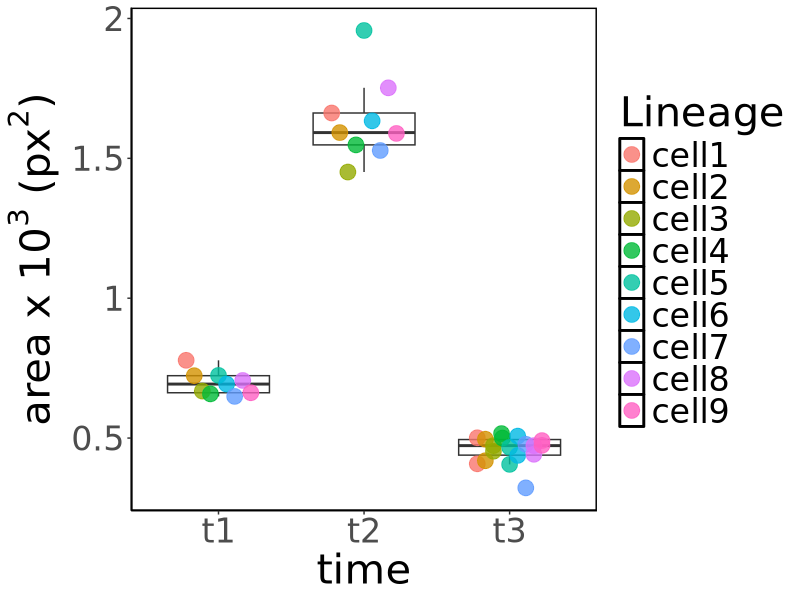
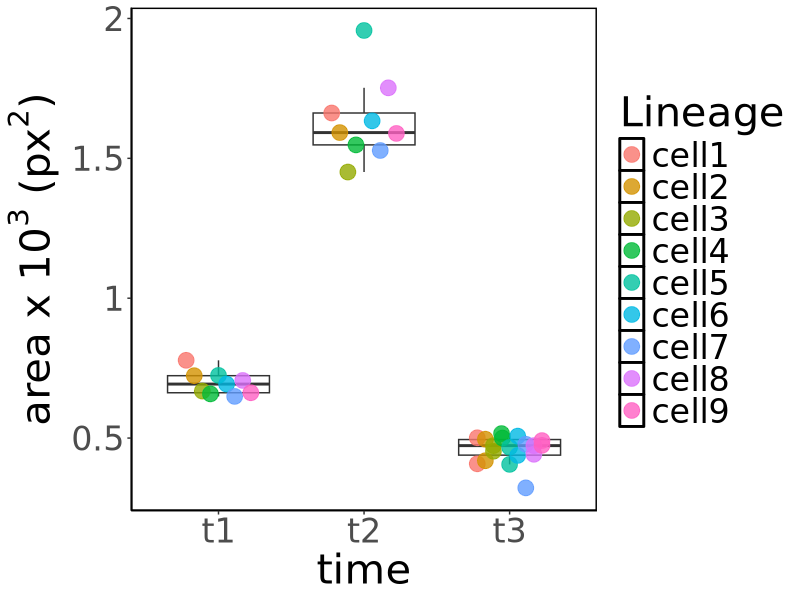
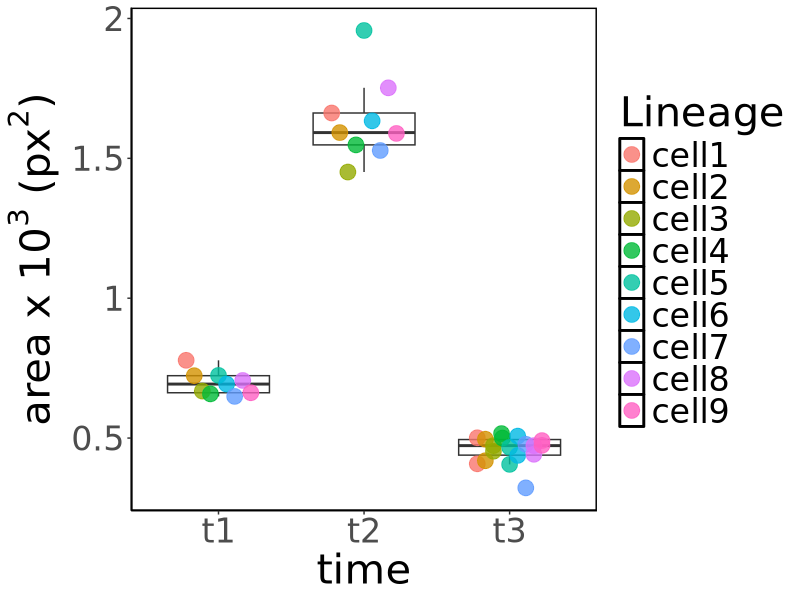

Reproduce these figures in R, in order.
## ---- chunk 1
knitr::opts_chunk$set(echo = TRUE, tidy = TRUE, cache = FALSE)
knitr::opts_knit$set(root.dir = "~/Dropbox/Projects/Cephalic_furrow/7-Paper/1-analyses/cell-area-post-mitosis")
library(knitr)
library(ggplot2)
library(ggbeeswarm)
## ---- chunk 2
results <- read.csv("cellarea_E10.csv")
levels(results$Time) <- c("T1", "T2", "T3")
## ---- chunk 3
ggplot(results, aes(Time, Area)) +
  geom_boxplot(show.legend = FALSE, alpha = 0.5, outlier.shape = NA, width = 0.7, position = position_dodge(width = 1.0)) +
  geom_point(aes(color = Lineage), alpha = 0.8, size = 5, show.legend = TRUE, position = position_beeswarm(priority = "descending", dodge.width = 0.5, cex = 1)) +
  labs(x = "time", y = expression(paste("area x ", 10^3, " ", "(", px^2, ")"))) +
  scale_y_continuous(labels = function(x) x / 1000) +
  theme_classic(base_family = "DejaVu Sans") +
  theme(text =  element_text(size = 30),
        strip.background = element_blank(),
        strip.placement = "outside",
        strip.text.x = element_text(face = "italic"),
        panel.background = element_rect(colour = "black", size=1))
ggsave("3-plots/apical-area-per-cell.png", width = 12, height = 6)
ggsave("3-plots/apical-area-per-cell.svg", width = 12, height = 6)
## ---- chunk 4
rows <- c("Individual Cell Area", "Total Cell Area", "Relative Cell Area", "Relative Total Area")
T1 <- c(mean(results[results$Time == "t1", "Area"]),
        mean(results[results$Time == "t1", "TotalArea"]),
        mean(results[results$Time == "t1", "NormArea"]),
        mean(results[results$Time == "t1", "NormTotalArea"]))
T2 <- c(mean(results[results$Time == "t2", "Area"]),
        mean(results[results$Time == "t2", "TotalArea"]),
        mean(results[results$Time == "t2", "NormArea"]),
        mean(results[results$Time == "t2", "NormTotalArea"]))
T3 <- c(mean(results[results$Time == "t3", "Area"]),
        mean(results[results$Time == "t3", "TotalArea"]),
        mean(results[results$Time == "t3", "NormArea"]),
        mean(results[results$Time == "t3", "NormTotalArea"]))
sumtable <- data.frame(T1, T2, T3, row.names = rows)

# Round up
sumtable[1:2,] <- round(sumtable[1:2,], digits=0)
sumtable[3:4,] <- round(sumtable[3:4,], digits=2)

# Write table to file
write.table(format(sumtable, digits=2), file = "stats.txt", quote = FALSE, row.names = FALSE, sep = "\t")
print(sumtable)
